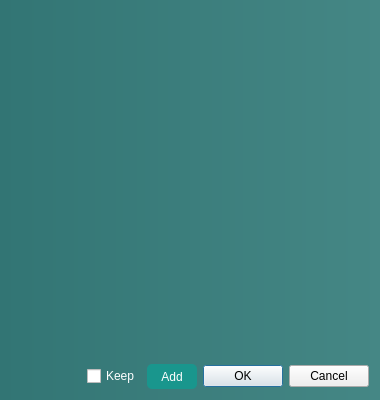
<?xml version="1.0" encoding="UTF-8"?>
<ui version="4.0">
 <class>FilterDialog</class>
 <widget class="QDialog" name="FilterDialog">
  <property name="geometry">
   <rect>
    <x>0</x>
    <y>0</y>
    <width>380</width>
    <height>400</height>
   </rect>
  </property>
  <property name="sizePolicy">
   <sizepolicy hsizetype="Minimum" vsizetype="Minimum">
    <horstretch>0</horstretch>
    <verstretch>0</verstretch>
   </sizepolicy>
  </property>
  <property name="minimumSize">
   <size>
    <width>0</width>
    <height>0</height>
   </size>
  </property>
  <property name="maximumSize">
   <size>
    <width>16777215</width>
    <height>16777215</height>
   </size>
  </property>
  <property name="windowTitle">
   <string>FilterDialog</string>
  </property>
  <property name="layoutDirection">
   <enum>Qt::LeftToRight</enum>
  </property>
  <property name="styleSheet">
   <string notr="true">QDialog#FilterDialog{
background:qlineargradient(spread:pad, x1:0, y1:0.511364, x2:1, y2:0.511364, stop:0 rgba(50, 117, 116,255) , stop:1 rgba(69, 135, 133,255) )
}</string>
  </property>
  <property name="sizeGripEnabled">
   <bool>false</bool>
  </property>
  <layout class="QVBoxLayout" name="verticalLayout">
   <item>
    <widget class="FilterScrollArea" name="fsarea" native="true">
     <property name="sizePolicy">
      <sizepolicy hsizetype="MinimumExpanding" vsizetype="MinimumExpanding">
       <horstretch>0</horstretch>
       <verstretch>0</verstretch>
      </sizepolicy>
     </property>
    </widget>
   </item>
   <item>
    <spacer name="verticalSpacer">
     <property name="orientation">
      <enum>Qt::Vertical</enum>
     </property>
     <property name="sizeType">
      <enum>QSizePolicy::Maximum</enum>
     </property>
     <property name="sizeHint" stdset="0">
      <size>
       <width>20</width>
       <height>40</height>
      </size>
     </property>
    </spacer>
   </item>
   <item>
    <layout class="QHBoxLayout" name="horizontalLayout">
     <item>
      <spacer name="horizontalSpacer">
       <property name="orientation">
        <enum>Qt::Horizontal</enum>
       </property>
       <property name="sizeHint" stdset="0">
        <size>
         <width>40</width>
         <height>20</height>
        </size>
       </property>
      </spacer>
     </item>
     <item>
      <widget class="QCheckBox" name="keepCheckBox">
       <property name="styleSheet">
        <string notr="true">color:white
</string>
       </property>
       <property name="text">
        <string>Keep</string>
       </property>
      </widget>
     </item>
     <item>
      <widget class="QPushButton" name="addBtn">
       <property name="minimumSize">
        <size>
         <width>50</width>
         <height>25</height>
        </size>
       </property>
       <property name="styleSheet">
        <string notr="true">QPushButton#addBtn{
color:white;
background:rgb(25, 150, 141);
border-color:rgb(25, 150, 141);
border-radius: 5px;
height: 25px
}

QPushButton#addBtn:hover
{
color:(220, 223, 223);
background:rgb(21, 156, 143);
border-color:rgb(21, 156, 143);
border-radius: 5px;
height: 25px
}

QPushButton#addBtn:pressed
{
color:rgb(211, 213, 213);
background:rgb(16, 117, 107);
border-color:rgb(16, 117, 107);
border-radius: 5px;
height: 25px
}</string>
       </property>
       <property name="text">
        <string>Add</string>
       </property>
      </widget>
     </item>
     <item>
      <widget class="QDialogButtonBox" name="buttonBox">
       <property name="styleSheet">
        <string notr="true">QDialogButtonBox#buttonBox{
color:white;
background:rgb(25, 150, 141);
border-color:rgb(25, 150, 141);
border-radius: 5px;
height: 25px
}

QPushButton#addBtn:hover
{
color:(220, 223, 223);
background:rgb(21, 156, 143);
border-color:rgb(21, 156, 143);
border-radius: 5px;
height: 25px
}

QPushButton#addBtn:pressed
{
color:rgb(211, 213, 213);
background:rgb(16, 117, 107);
border-color:rgb(16, 117, 107);
border-radius: 5px;
height: 25px
}</string>
       </property>
       <property name="standardButtons">
        <set>QDialogButtonBox::Cancel|QDialogButtonBox::Ok</set>
       </property>
      </widget>
     </item>
    </layout>
   </item>
  </layout>
 </widget>
 <customwidgets>
  <customwidget>
   <class>FilterScrollArea</class>
   <extends>QWidget</extends>
   <header>4SpecIDApp/filterscrollarea.h</header>
   <container>1</container>
  </customwidget>
 </customwidgets>
 <resources/>
 <connections/>
</ui>
